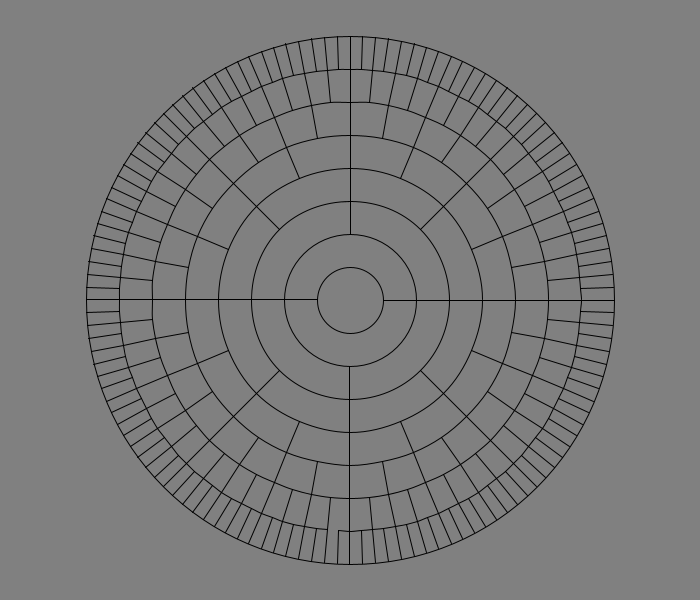
Frame 1 (no input)
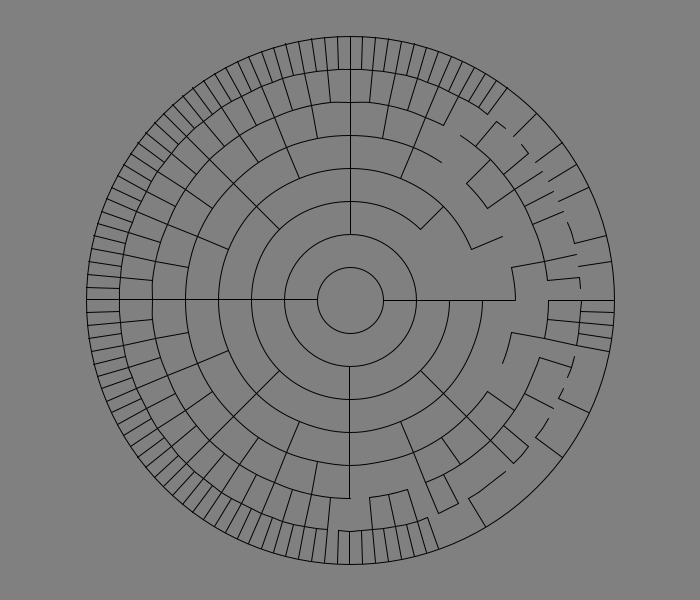
Frame 60 (the mouse pressed at the canvas centre just before this capture)
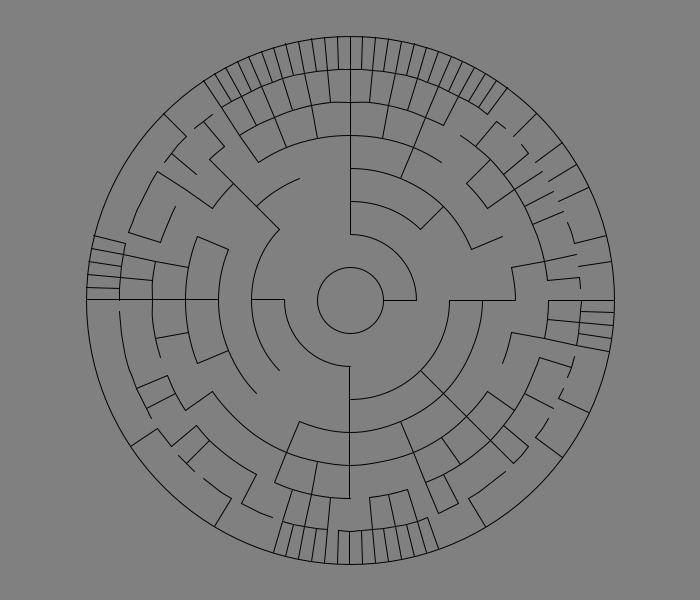
Frame 120 (the mouse held since frame 60 and released just before this capture)

The Processing sketch that drew these frames (run headless with seeded random() and noise(); from frame 60 on, the mouse is pressed at the canvas centre):

// Processing sketch: processing_64306
// ── processing_64306.pde


Vert cntr; //center of maze
float gap; // distance between concentric rings
float aFinish1, aFinish2; //angles of opening for maze finish
ArrayList wedges; //collection of maze segments
int ringCnt; //number of concentric rings
int currWedge; //keep track of active wedge while generating maze
boolean flagFinish; //flag for when to put final touches on maze
boolean flagDone; //flag for when everything's wrapped up

//================================================================

void setup() {
  size(700,600);
  smooth();
  noFill();
  textAlign(CENTER, CENTER);
  
  cntr = new Vert(width/2, height/2); //get center of screen
  newMaze(); //generate the maze's "wedges"
}

//================================================================

void newMaze() {
  //reset the flags
  flagFinish = false;
  flagDone = false;
  
  //make a new ArrayList (or clear out the existing one)
  if (wedges == null) wedges = new ArrayList();
  else wedges.clear();
  
  //create wedges
  ringCnt = int(random(4))+5; //between 5 and 9 rings works out nicely
  gap = (min(width, height)-70)/(ringCnt + 1); //that -70 is to leave room for the "Finish" text

  int wedgeCnt = 0; //defined before the loop so we can use the last value (wedge count of outer ring)
  for (int rNum=0; rNum<ringCnt; rNum++) {
    wedgeCnt = int(pow(2, rNum)*2); //number of wedges - simple binary progression
    float wedgeSz = TWO_PI/wedgeCnt; //get the size of one wedge
    for (int wNum=0; wNum<wedgeCnt; wNum++) { 
      float aLeft = wedgeSz * wNum; //get angle of left side of wedge
      float aRight = wedgeSz * (wNum + 1); //get angle of right side of wedge
      wedges.add(new Wedge(aLeft, aRight, rNum, wedges.size())); //add that wedge
    }
  }
  
  //now that all the wedges are created, figure out each wedge's neighbor
  for (int i=0; i<wedges.size(); i++) {
    Wedge w = (Wedge) wedges.get(i);
    w.neighborize();
  }
  
  //pick finshing wedge (we're starting at the end of the maze)
  Wedge w = (Wedge) wedges.get(int(random(wedgeCnt)) + wedgeCnt - 2); //pick a random wedge on the outer ring
  w.makeActive(null); //make it the active wedge 
  aFinish1 = w.aLeft; //grab the active wedge's angles while we have it...
  aFinish2 = w.aRight; //...for the maze's "Finish" opening
}

//================================================================

void draw() {
  float outerRing = gap*(ringCnt+1);
  
  if (!flagDone) { //check if we're not done
    if(flagFinish) { //check if we need to wrap things up
      background(100, 140, 100); //minty green
      pushMatrix();
        translate(cntr.x, cntr.y);
        text("Start", 0, 0);
        arc(0, 0, gap*(ringCnt+1), gap*(ringCnt+1), 0, aFinish1); //final outer ring (left of "gap")
        arc(0, 0, gap*(ringCnt+1), gap*(ringCnt+1), aFinish2, TWO_PI);  //final outer ring (right of "gap")
        float aFinishMid = aFinish1 + (aFinish2 - aFinish1)/2; //get angle of middle of "gap"
        text("Finish", cos(aFinishMid)*(outerRing/2+25), sin(aFinishMid)*(outerRing/2+25)); //pop the "Finish" - yeash - I suppose I could have used a rotate/translate/-rotate combo in lieu of that yucky statement oh well
      popMatrix();
      flagDone = true; //and we're done stop drawing stuff
    }
    else { //we're not wrapping things up (maze is still being made)
      background(128); //drab gray - the way I like it
      ellipse(cntr.x, cntr.y, outerRing, outerRing); //outer ring while generating
    }
    
    //draw what we have of the maze
    pushMatrix();
      translate(cntr.x, cntr.y);
      for (int i=0; i<wedges.size(); i++) {
        Wedge w = (Wedge) wedges.get(i);
        w.show();
      }
    popMatrix();
  }
}

//===========================================================================

void mouseReleased() {
  //make a new maze if we click the mouse
  if (flagDone) newMaze();
}

//===========================================================================

class Vert {
  //simple vert class to hold the coordinates (I always feel slightly guilty when I use PVectors for verts - don't know why...)
  float x, y;
  Vert(float _x, float _y) {
    x = _x;
    y = _y;
  }
}

//===========================================================================

class Wedge {
  boolean flagOpen, flagInnerBlocked, flagLeftBlocked; //some flags
  float aLeft, aRight, dInner; //angles and diameter
  Vert leftIn, leftOut; //for vertice pre-calcs
  Wedge wLeft, wRight, wIn, wOut1, wOut2; //references to neighboring wedges
  Wedge wPrior; //reference to previous wedge (for backtracking from dead ends)
  int rNum, lPos; //ring number and list position ID
  //------------------------------------
  Wedge(float angleLeft, float angleRight, int ringNum, int listPos) {
    flagOpen = true; //the wedge is "open" if it hasn't been active yet
    flagInnerBlocked = true; //true = show the inner arc (wall);
    flagLeftBlocked = true; //true = show the left line (wall);
    aLeft = angleLeft; //angle of left side of wedge
    aRight = angleRight; //angle of right side of wedge
    dInner = (ringNum+1)*gap; //diameter of wedge's inner arc
    
    //set up the wall vertice pre-calcs
    float radiusInner = (ringNum+1)*gap/2;
    leftIn = new Vert(cos(aLeft) * radiusInner,  sin(aLeft) * radiusInner);
    float radiusOuter = (ringNum+2)*gap/2;
    leftOut = new Vert(cos(aLeft) * radiusOuter,  sin(aLeft) * radiusOuter);
    
    //remember this wedge's ring number and position in the array list
    rNum = ringNum;
    lPos = listPos;
  }
  //------------------------------------
  void makeActive(Wedge w) {
    flagOpen = false; //once activated, it's no longer open
    currWedge = lPos; //only one wedge can be active
    if (w != null) wPrior = w; //the first wedge and wedges backing out of dead ends pass null to makeActive
  }
  //------------------------------------
  void neighborize() {
    //let's figure out who's our immediate neighbors
    int wCnt = int(pow(2, rNum))*2; //get the wedge count for this ring
    
    int first = wCnt-2; //get the first wedge ID
    int last = first + wCnt - 1; //get the last wedge ID
    int left = lPos - 1; //get ID of our left-hand neighbor
    if (left < first) left = last; //boundry-check
    int right = lPos + 1; //get ID of our right-hand neighbor
    if (right > last) right = first; //more boundry-check
    wLeft = (Wedge) wedges.get(left); //nab the reference to our left-hand neighbor...
    wRight = (Wedge) wedges.get(right); //...and the reference to our right-hand neighbor
    
    int in = int((lPos-2)/2); //get the ID of our inner neighbor
    if (rNum > 0) wIn = (Wedge) wedges.get(in); //nab the inner neighbor reference (assuming there is one)
    
    int out1 = (lPos + 1)*2; //get ID of our first outer neighbor...
    int out2 = out1 + 1; //...and the ID of our second outer neighbor...
    if (rNum < ringCnt - 1) { //boundry checking
      wOut1 = (Wedge) wedges.get(out1); //reference to 1st outer neighbor
      wOut2 = (Wedge) wedges.get(out2); //reference to 2nd outer neighbor
    }
    //Note: the inner and outer neighbors are null for the inner ring and outer ring (respectively)
  }
  //------------------------------------
  void show() {
    makeCheck(); //if the maze is still being made, check for stuff to do
    if (flagInnerBlocked) arc(0, 0, dInner, dInner, aLeft, aRight); //inner arc
    if (flagLeftBlocked) line(leftIn.x, leftIn.y, leftOut.x, leftOut.y); //left line
  }
  //------------------------------------
  void makeCheck() {
    if(lPos == currWedge) {
      
      //check for open neighbors
      boolean bAvailable = wRight.flagOpen | wLeft.flagOpen;
      if (wOut1 != null) bAvailable |= wOut1.flagOpen;
      if (wOut2 != null) bAvailable |= wOut2.flagOpen;
      if (wIn != null) bAvailable |= wIn.flagOpen;
      
      if(bAvailable) { //neighbor available - pick one and make it active
        boolean bPicked = false; //we're going to loop until an active neighbor is picked
        while (!bPicked) {
          switch (int(random(5))) {
            case 0: //pick right neighbor
              if (wRight.flagOpen) {
                wRight.makeActive(this);
                wRight.flagLeftBlocked = false;
                bPicked = true;
              }
              break;
            case 1: //pick left neighbor
              if (wLeft.flagOpen) {
                wLeft.makeActive(this);
                flagLeftBlocked = false;
                bPicked = true;
              }
              break;
            case 2: //pick 1st outer neighbor
              if (wOut1 != null)
                if (wOut1.flagOpen) {
                  wOut1.makeActive(this);
                  wOut1.flagInnerBlocked = false;
                  bPicked = true;
                }
              break;
            case 3: //pick 2nd outer neighbor
              if (wOut2 != null) 
                if (wOut2.flagOpen) { 
                  wOut2.makeActive(this);
                  wOut2.flagInnerBlocked = false;
                  bPicked = true;
                }
              break;
            case 4: //pick 3rd outer neighbor
              if (wIn != null) 
                if (wIn.flagOpen) {
                  wIn.makeActive(this);
                  flagInnerBlocked = false;
                  bPicked = true;
                }
              break;
          }
        }
      }
      else { //dead end - back up and pass back the token
        if (wPrior != null)
          wPrior.makeActive(null);
        else {
          //can't back up any more - maze is done
          flagFinish = true; //set finish flag
          Wedge w = (Wedge) wedges.get(int(random(2))); //pick either of the first two wedges...
          w.flagInnerBlocked = false; //...and have its inner arc not show
        }
      }
    }
  }
}

//================================================================

// by Chinchbug
// posted on Open Processing
// 6-18-2012
